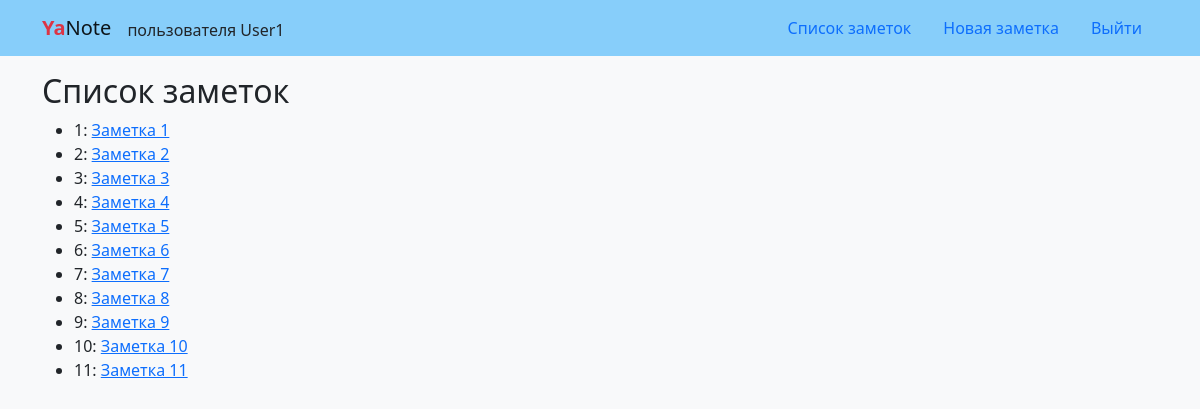
Screenshot of /notes/ (signed in) with the database file from the repository.
### notes/models.py (models this page shows, shortened)
class Note(models.Model):
    title = models.CharField(
        'Заголовок',
        max_length=100,
        default='Название заметки',
        help_text='Дайте короткое название заметке'
    )
    text = models.TextField(
        'Текст',
        help_text='Добавьте подробностей'
    )
    slug = models.SlugField(
        'Адрес для страницы с заметкой',
        max_length=100,
        unique=True,
        blank=True,
        help_text=('Укажите адрес для страницы заметки. Используйте только '
                   'латиницу, цифры, дефисы и знаки подчёркивания')
    )
    author = models.ForeignKey(
        settings.AUTH_USER_MODEL,
        on_delete=models.CASCADE,
    )

### notes/views.py (the view)
# urls.py: path('notes/', views.NotesList.as_view(), name='list'),
class NotesList(NoteBase, generic.ListView):
    template_name = 'notes/list.html'

### notes/views.py (called while the page is built)
    def get_queryset(self):
        return self.model.objects.filter(author=self.request.user)

### templates/notes/list.html
{% extends "base.html" %}
{% block content %}
  <h2>Список заметок</h2>
  <ul>
    {% for note in object_list %}
      <li>
        {{ note.id }}:
        <a href="{% url 'notes:detail' note.slug %}"> {{ note.title }}</a>
      </li>
    {% endfor %}
  </ul>
{% endblock content %}

### templates/includes/header.html (shortened to what this page needs)
<header>
  <nav class="navbar navbar-light" style="background-color: lightskyblue">
    <div class="container">
      <a class="navbar-brand" href="{% url 'notes:home' %}">
        <span class="text-danger"><b>Ya</b></span>Note
      </a>
      {% if user.is_authenticated %}
          <div class="nav-item align-self-center mt-1">
            пользователя {{ user.username }}
          </div>
      {% endif %}
      <ul class="nav nav-pills">
        {% if user.is_authenticated %}
          <li class="nav-item">
            <a class="nav-link" href="{% url 'notes:list' %}">Список заметок</a>
          </li>
          <li class="nav-item">
            <a class="nav-link" href="{% url 'notes:add' %}">Новая заметка</a>
          </li>
          <li class="nav-item">
            <form method="post" action="{% url 'users:logout' %}">
                <button type="submit" class="nav-link" style="background: none; border: none; cursor: pointer;">Выйти</button>
            </form>
          </li>
        {% endif %}
      </ul>
    </div>
  </nav>
</header>

### rows the page displays
Note: id "1", title "Заметка 1"
Note: id "2", title "Заметка 2"
Note: id "3", title "Заметка 3"
Note: id "4", title "Заметка 4"
Note: id "5", title "Заметка 5"
Note: id "6", title "Заметка 6"
Note: id "7", title "Заметка 7"
Note: id "8", title "Заметка 8"
Note: id "9", title "Заметка 9"
Note: id "10", title "Заметка 10"
Note: id "11", title "Заметка 11"

### other values shown
{{ user.username }} "User1"
